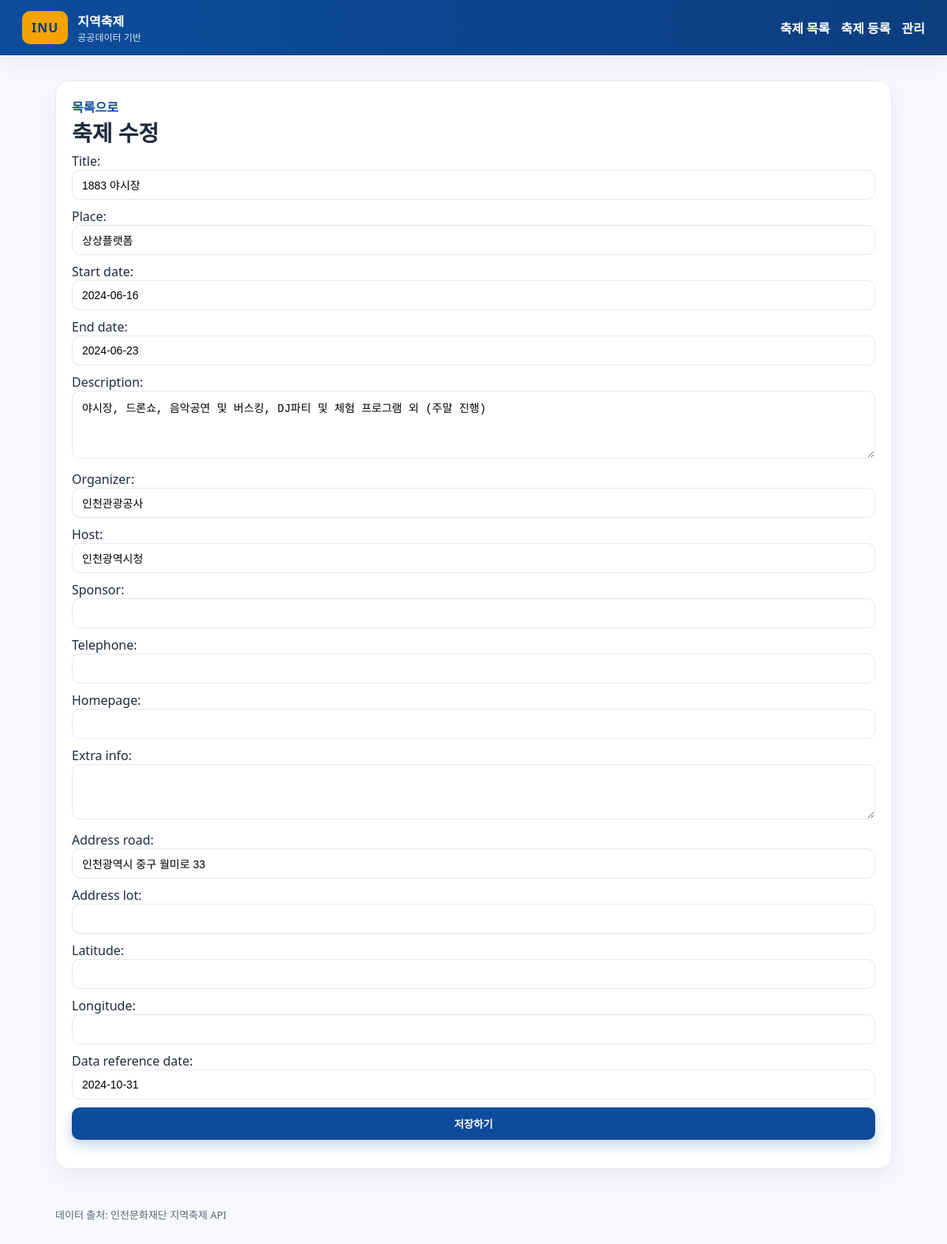
Screenshot of /festival/3/edit/ (signed in) with the database file from the repository.
### festivals/models.py (models this page shows, shortened)
class Festival(models.Model):
    external_id = models.CharField(max_length=255, unique=True, db_index=True, blank=True)
    title = models.CharField(max_length=200)
    location = models.ForeignKey(Location, null=True, blank=True, on_delete=models.SET_NULL, related_name="festivals")
    start_date = models.DateField(null=True, blank=True)
    end_date = models.DateField(null=True, blank=True)
    description = models.TextField(blank=True)
    telephone = models.CharField(max_length=50, blank=True)
    homepage = models.URLField(blank=True)
    extra_info = models.TextField(blank=True)
    data_reference_date = models.DateField(null=True, blank=True)
    pub_date = models.DateTimeField(null=True, blank=True)
    created_at = models.DateTimeField(auto_now_add=True)
    updated_at = models.DateTimeField(auto_now=True)
    class Meta:
        ordering = ["start_date", "title"]
    def _get_org_name(self, role: str):
        rel = self.organizations.filter(role=role).select_related("organization").first()
        return rel.organization.name if rel else ""
    @property
    def organizer_name(self):
        return self._get_org_name(FestivalOrganization.Role.ORGANIZER)
    @property
    def host_name(self):
        return self._get_org_name(FestivalOrganization.Role.HOST)
    @property
    def sponsor_name(self):
        return self._get_org_name(FestivalOrganization.Role.SPONSOR)

class Location(models.Model):
    name = models.CharField(max_length=200, blank=True)
    address_road = models.CharField(max_length=255, blank=True)
    address_lot = models.CharField(max_length=255, blank=True)
    latitude = models.DecimalField(max_digits=18, decimal_places=12, null=True, blank=True)
    longitude = models.DecimalField(max_digits=18, decimal_places=12, null=True, blank=True)
    class Meta:
        unique_together = ("name", "address_road", "address_lot", "latitude", "longitude")

### festivals/views.py (the view)
# urls.py: path("festival/<int:pk>/edit/", views.festival_update, name="festival_update"),
@login_required
@user_passes_test(_is_staff)
def festival_update(request, pk: int):
    festival = get_object_or_404(Festival, pk=pk)
    if request.method == "POST":
        form = FestivalForm(request.POST, instance=festival)
        if form.is_valid():
            form.save()
            messages.success(request, "축제 정보가 수정되었습니다.")
            return redirect("festival_detail", pk=festival.pk)
    else:
        form = FestivalForm(instance=festival)
    return render(request, "festivals/festival_form.html", {"form": form, "mode": "update", "festival": festival})

### festivals/views.py (called while the page is built)
def _is_staff(user):
    return user.is_authenticated and user.is_staff

### templates/festivals/festival_form.html (shortened to what this page needs)
{% extends "base.html" %}
{% block content %}
<section class="panel">
    <a href="{% url 'festival_list' %}" class="link">목록으로</a>
    <h1>{% if mode == "create" %}축제 등록{% else %}축제 수정{% endif %}</h1>
    <form method="post" class="comment-form">
        {% for field in form %}
            <div class="form-row">
                {{ field.label_tag }}<br>
                {{ field }}
            </div>
        {% endfor %}
        <button type="submit" class="button button--primary">{% if mode == "create" %}등록하기{% else %}저장하기{% endif %}</button>
    </form>
</section>
{% endblock %}

### static/css/style.css (style rules this page uses)
:root { --blue: #0d4c9c; --gold: #f4a300; --text: #1f2a3d; --muted: #5c6679; --bg: #f7f9fc; --panel: #ffffff; --border: #e4e8f0; --shadow: 0 10px 30px rgba(0, 0, 0, 0.06); }
* { box-sizing: border-box; }
body.page { margin: 0; font-family: "Segoe UI", "Noto Sans KR", system-ui, -apple-system, sans-serif; background: var(--bg); color: var(--text); }
a { color: var(--blue); text-decoration: none; }
h1 { margin: 0 0 6px; font-size: 28px; }
.panel { background: var(--panel); border: 1px solid var(--border); border-radius: 16px; padding: 20px; box-shadow: var(--shadow); }
.button { border: none; padding: 11px 16px; border-radius: 10px; cursor: pointer; font-weight: 700; transition: transform 0.1s ease, box-shadow 0.2s ease; }
.button--primary { background: var(--blue); color: #fff; box-shadow: 0 6px 16px rgba(13, 76, 156, 0.25); }
.link { font-weight: 700; }
.comment-form { display: flex; flex-direction: column; gap: 10px; margin-bottom: 16px; }
.form-row input, .form-row textarea { width: 100%; padding: 10px 12px; border: 1px solid var(--border); border-radius: 10px; font-size: 14px; }

### rows the page displays
Festival: form "1883 야시장" "2024-06-16" "2024-06-23" "야시장, 드론쇼, 음악공연 및 버스킹, DJ파티 및 체험 프로그램 외 (주말 진행)" "2024-10-31"
Location: form "인천광역시 중구 월미로 33"

### other values shown
{{ field.label_tag }} "Title:" "Place:" "Start date:" "End date:" "Description:" "Organizer:" "Host:" "Sponsor:" "Telephone:" "Homepage:" "Extra info:" "Address road:" "Address lot:" "Latitude:" "Longitude:" "Data reference date:"
